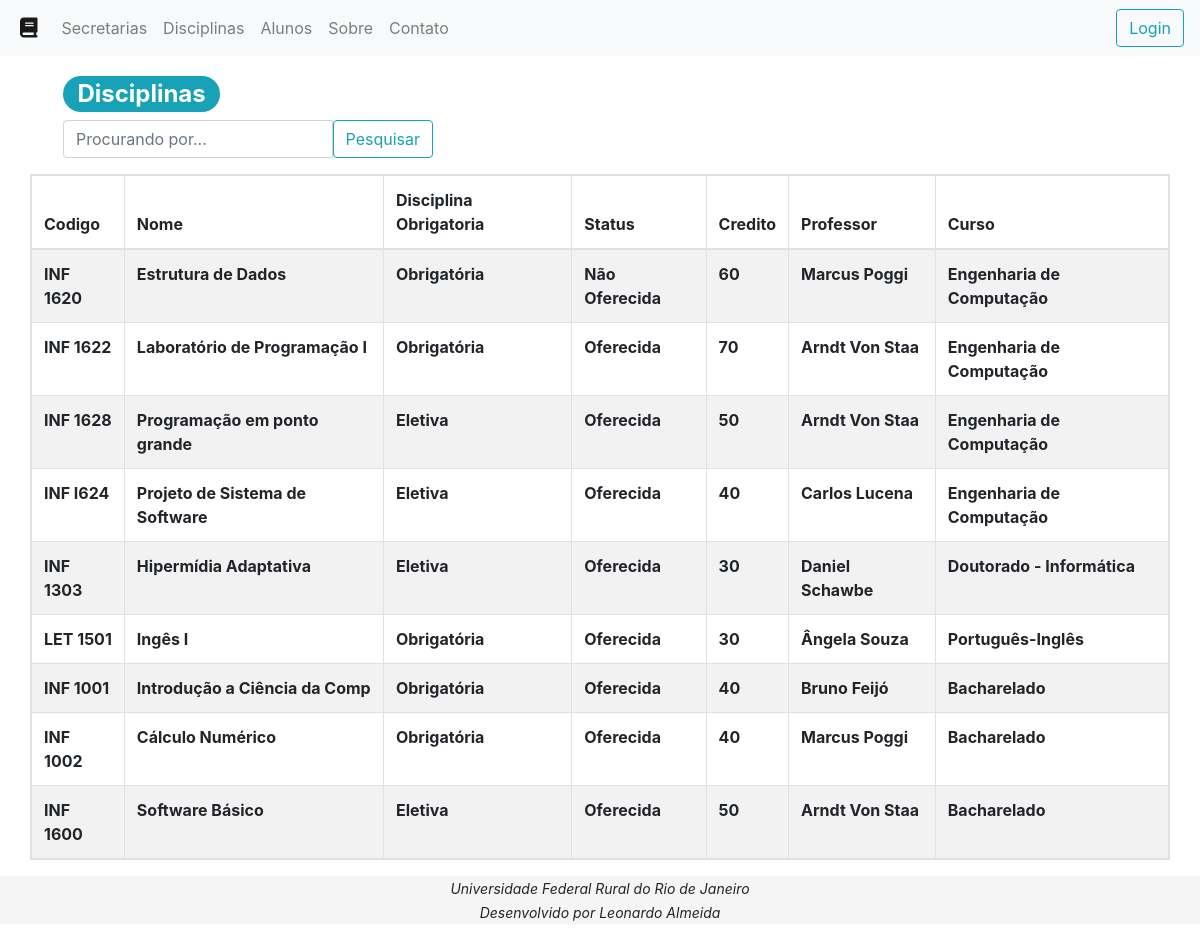
The page /disciplinas on the database its author committed.
### core/models.py (models this page shows, shortened)
class Disciplina(models.Model):
    nome = models.CharField(max_length=30)
    codigo = models.CharField(max_length=30)
    obg_let = models.CharField(max_length=30)
    status = models.CharField(max_length=30)
    credito = models.ForeignKey(Credito, on_delete=models.CASCADE)
    curso = models.ForeignKey(Curso, on_delete=models.CASCADE)
    professor = models.ForeignKey(Professor,on_delete=models.CASCADE, null = True)

class Credito(models.Model):
    d_credito = models.IntegerField()
    d_credito_p = models.IntegerField()
    a_credito_o = models.IntegerField()
    a_credito_l = models.IntegerField()

class Professor(models.Model):
    nome = models.CharField(max_length=30)
    departamento = models.ForeignKey(Departamento, on_delete=models.CASCADE, null = True)

class Curso(models.Model):
    nome = models.CharField(max_length=30)
    secretaria = models.ForeignKey(Secretaria, on_delete=models.CASCADE, null = True)

### core/views.py (the view)
# urls.py: url(r'^disciplinas$', ListaDisciplinas.as_view(), name='ListaDisciplinas'),
class ListaDisciplinas(ListView):
    template_name = 'disciplinas.html'
    model = Disciplina
    context_object_name = 'disciplinas'
    def get_queryset(self, **kwargs):
        disciplinas = Disciplina.objects.all()
        result = self.request.GET.get('pesquisar_por')
        if result is not None:
            disciplinas = disciplinas.filter(nome__icontains=result)
        return disciplinas

### core/templates/disciplinas.html
{% extends "base.html" %} {% block titulo %}Disciplinas{% endblock %} {% block conteudo %}
<div class="col-md-4 mt-3 ml-5">
	<h2>
		<div class="badge badge-pill badge-info">Disciplinas</div>
	</h2>
	<form class="input-group" action="disciplinas" method="get">
		<input type="text" class="form-control" name="pesquisar_por" placeholder="Procurando por...">
		<span class="input-group-btn">
			<button class="btn btn-outline-info" type="submit">Pesquisar</button>
		</span>
	</form>
</div>
<div class="container">
	<div class="row">
		<div class="mx-auto mt-3">
			<div class="table table-striped table-bordered">
				<table>
					<thead>
						<tr>
							<th>Codigo</th>
							<th>Nome</th>
							<th>Disciplina Obrigatoria</th>
							<th>Status</th>
							<th>Credito</th>
							<th>Professor</th>
							<th>Curso</th>
						</tr>
					</thead>
					<tbody>
						{%for disciplina in disciplinas%}
						<tr>
							<th>{{disciplina.codigo}}</th>
							<th>{{disciplina.nome}}</th>
							<th>{{disciplina.obg_let}}</th>
							<th>{{disciplina.status}}</th>
							<th>{{disciplina.credito.d_credito}}</th>
							<th>{{disciplina.professor.nome}}</th>
							<th>{{disciplina.curso.nome}}</th>
						</tr>
						{% empty %}
						<div class="alert alert-info" role="alert">
							Nenhum resultado foi encotrado.
						</div>
						{%endfor%}
					</tbody>
				</table>
			</div>
		</div>
	</div>
</div>
{% endblock %}

### core/templates/base.html (style rules this page uses)
html { height: 100%; }
body { min-height: 100%; display: flex; flex-direction: column; }

### rows shown on the page
Disciplina: codigo "INF 1620", nome "Estrutura de Dados", obg_let "Obrigatória", status "Não Oferecida", credito.d_credito "60", professor.nome "Marcus Poggi", curso.nome "Engenharia de Computação"
Disciplina: codigo "INF 1622", nome "Laboratório de Programação I", obg_let "Obrigatória", status "Oferecida", credito.d_credito "70", professor.nome "Arndt Von Staa", curso.nome "Engenharia de Computação"
Disciplina: codigo "INF 1628", nome "Programação em ponto grande", obg_let "Eletiva", status "Oferecida", credito.d_credito "50", professor.nome "Arndt Von Staa", curso.nome "Engenharia de Computação"
Disciplina: codigo "INF I624", nome "Projeto de Sistema de Software", obg_let "Eletiva", status "Oferecida", credito.d_credito "40", professor.nome "Carlos Lucena", curso.nome "Engenharia de Computação"
Disciplina: codigo "INF 1303", nome "Hipermídia Adaptativa", obg_let "Eletiva", status "Oferecida", credito.d_credito "30", professor.nome "Daniel Schawbe", curso.nome "Doutorado - Informática"
Disciplina: codigo "LET 1501", nome "Ingês I", obg_let "Obrigatória", status "Oferecida", credito.d_credito "30", professor.nome "Ângela Souza", curso.nome "Português-Inglês"
Disciplina: codigo "INF 1001", nome "Introdução a Ciência da Comp", obg_let "Obrigatória", status "Oferecida", credito.d_credito "40", professor.nome "Bruno Feijó", curso.nome "Bacharelado"
Disciplina: codigo "INF 1002", nome "Cálculo Numérico", obg_let "Obrigatória", status "Oferecida", credito.d_credito "40", professor.nome "Marcus Poggi", curso.nome "Bacharelado"
Disciplina: codigo "INF 1600", nome "Software Básico", obg_let "Eletiva", status "Oferecida", credito.d_credito "50", professor.nome "Arndt Von Staa", curso.nome "Bacharelado"
